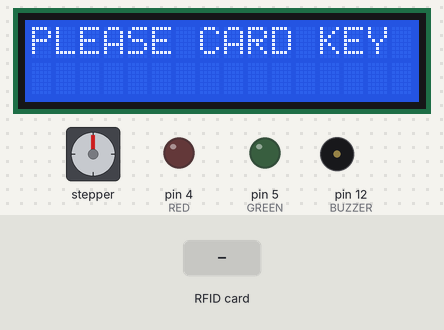
This sketch was run on a simulated Arduino Uno, built with avr-gcc and run on an emulated ATmega328P. On the bench: 16×2 character LCD, stepper motor, output pins drawn as LEDs (lit = HIGH), buzzer (waves = sounding). Inputs (shaded band) come from the test bench. Stepper angles assume 512 steps per turn.

Above: at 1.3 s.
1.4 s: RFID card 31 C1 58 26 held to the reader
At 6.2 s:
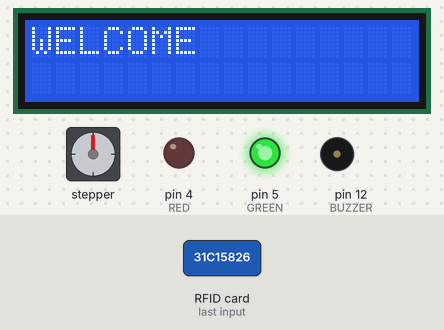
6.3 s: RFID card 5E 7A 19 C4 held to the reader
At 8.8 s:
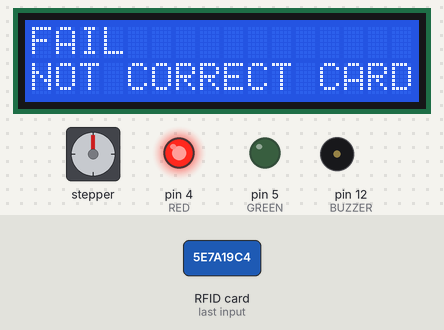
9.1 s: RFID card 31 C1 58 26 held to the reader
At 17.2 s:
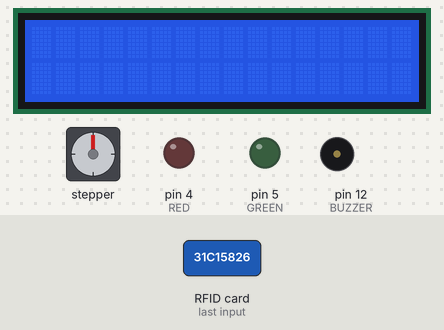
Timing chart, 0 to 18.7 s (numbered marks = the images above; inputs shaded):
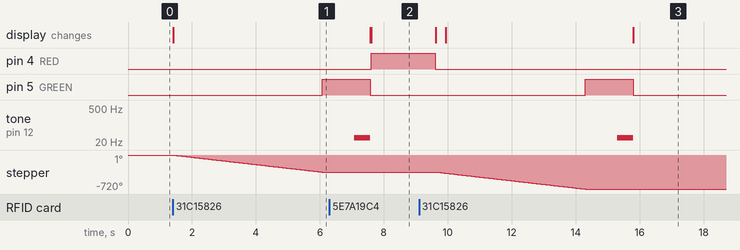

Measured:
- after the input at 1.4 s, pin 5 (GREEN): LOW → HIGH after 4.7 s; stepper: keeps turning counter-clockwise at about 78°/s, starting at once; the display: changes at once (image 1)
- after the input at 6.3 s, pin 4 (RED): LOW → HIGH after 1.3 s; the display: first differs from a run without the input after 1.3 s (image 2)
- after the input at 9.1 s, pin 5 (GREEN): LOW → HIGH after 5.2 s, → LOW 1.5 s later; tone on pin 12 (BUZZER): silent → 30 Hz after 6.2 s, → silent 0.50 s later; stepper: turns 360° counter-clockwise in 4.7 s, starting after 0.54 s; the display: first differs from a run without the input after 0.83 s (image 3 shows a later state)

The sketch:

AT-MEGA_DOORLOCK.ino
```cpp
#include <MFRC522v2.h>
#include <MFRC522DriverSPI.h>
#include <MFRC522DriverPinSimple.h>
#include <MFRC522Debug.h>
#include <LiquidCrystal_I2C.h>
#include <Stepper.h>

class LiquidCrystal_I2C lcd(0x27, 16, 2);
class MFRC522DriverPinSimple sda_pin(53);
class MFRC522DriverSPI driver {sda_pin};
class MFRC522 mfrc522 {driver};
const uint16_t STEP_PER_REVOLUTION {512U};
class Stepper stepping(STEP_PER_REVOLUTION, 8, 10, 9, 11);
const String MASTER_CARD_UID{String("31C15826")};
const uint8_t BUZZER {12};
const uint8_t RED {4};
const uint8_t GREEN {5};

void setup()
{
  // put your setup code here, to run once:
  Serial.begin(115200UL);
  stepping.setSpeed(13);
  pinMode(GREEN, OUTPUT);
  pinMode(RED, OUTPUT);
  pinMode(BUZZER,OUTPUT);
  mfrc522.PCD_Init();
  lcd.init();
  lcd.backlight();
  lcd.setCursor(0, 0);
  lcd.print("PLEASE CARD KEY");
}

void loop()
{
  // put your main code here, to run repeatedly:
  if (!mfrc522.PICC_IsNewCardPresent()) return;
  if (!mfrc522.PICC_ReadCardSerial()) return;
  MFRC522Debug::PICC_DumpToSerial(mfrc522, Serial, &(mfrc522.uid));
  String tagID = ""; //빈 문자열

  for (uint8_t i {0u}; i < 4; ++i)
  {
    tagID += String(mfrc522.uid.uidByte[i], HEX);
  }

  tagID.toUpperCase(); // 소문자를 대문자로 변환.
  mfrc522.PICC_HaltA();

  if (tagID == MASTER_CARD_UID)
  {
    lcd.clear();
    lcd.setCursor(0, 0);
    lcd.print("WELCOME");
    stepping.step(-STEP_PER_REVOLUTION);
    analogWrite(GREEN, 255);
    delay(1000);

    tone(BUZZER, 30);
    delay(500);
    noTone(BUZZER);
    analogWrite(GREEN, 0);
    lcd.clear();
  }

   if (tagID != MASTER_CARD_UID)
  {
    lcd.clear();
    lcd.setCursor(0, 0);
    lcd.print("FAIL");
    lcd.setCursor(0, 1);
    lcd.print("NOT CORRECT CARD");
    analogWrite(RED, 255);
    delay(2000);

    analogWrite(RED, 0);
    lcd.clear();
    lcd.setCursor(0, 0);
    lcd.print("PLEASE CARD KEY");
  }
}
```
